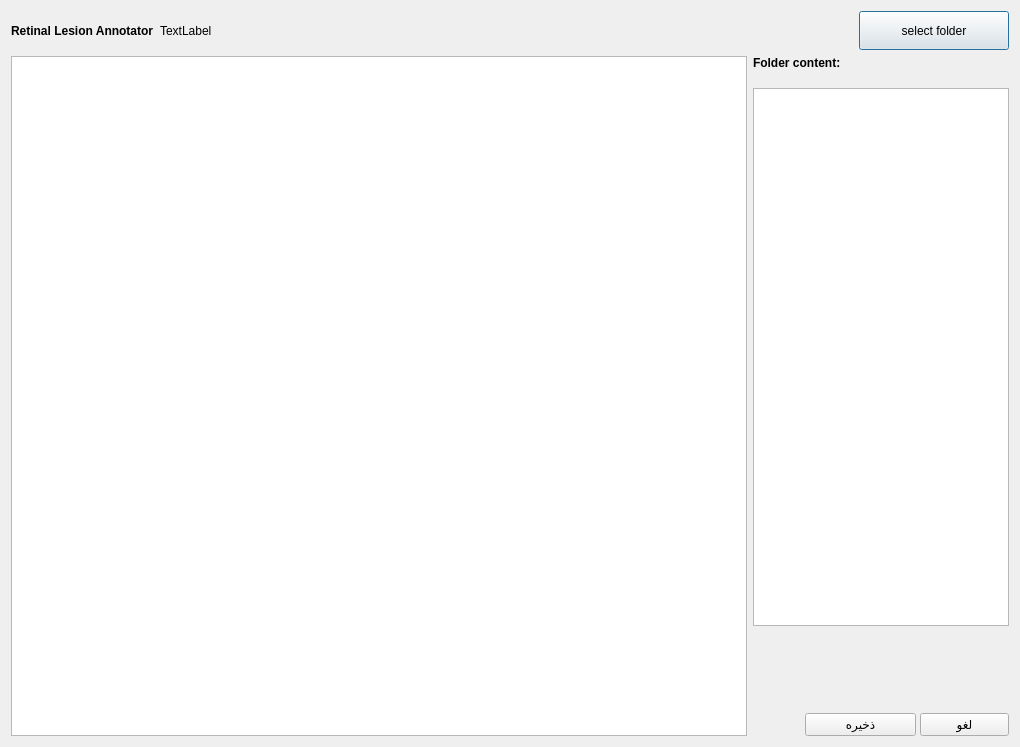
<?xml version="1.0" encoding="UTF-8"?>
<ui version="4.0">
 <class>dialog</class>
 <widget class="QDialog" name="dialog">
  <property name="geometry">
   <rect>
    <x>0</x>
    <y>0</y>
    <width>1020</width>
    <height>747</height>
   </rect>
  </property>
  <property name="windowTitle">
   <string>Dialog</string>
  </property>
  <layout class="QGridLayout" name="gridLayout">
   <item row="2" column="0" rowspan="4" colspan="3">
    <widget class="QGraphicsView" name="graphicsView">
     <property name="sizePolicy">
      <sizepolicy hsizetype="Expanding" vsizetype="Expanding">
       <horstretch>17</horstretch>
       <verstretch>0</verstretch>
      </sizepolicy>
     </property>
     <property name="minimumSize">
      <size>
       <width>589</width>
       <height>0</height>
      </size>
     </property>
     <property name="maximumSize">
      <size>
       <width>16777215</width>
       <height>160000</height>
      </size>
     </property>
     <property name="cursor" stdset="0">
      <cursorShape>CrossCursor</cursorShape>
     </property>
     <property name="dragMode">
      <enum>QGraphicsView::NoDrag</enum>
     </property>
    </widget>
   </item>
   <item row="0" column="0">
    <widget class="QLabel" name="label">
     <property name="sizePolicy">
      <sizepolicy hsizetype="Fixed" vsizetype="Preferred">
       <horstretch>0</horstretch>
       <verstretch>0</verstretch>
      </sizepolicy>
     </property>
     <property name="styleSheet">
      <string notr="true">font-weight: 500</string>
     </property>
     <property name="text">
      <string>Retinal Lesion Annotator</string>
     </property>
    </widget>
   </item>
   <item row="0" column="3" alignment="Qt::AlignRight">
    <widget class="QPushButton" name="pushButton_3">
     <property name="sizePolicy">
      <sizepolicy hsizetype="Minimum" vsizetype="Fixed">
       <horstretch>0</horstretch>
       <verstretch>0</verstretch>
      </sizepolicy>
     </property>
     <property name="minimumSize">
      <size>
       <width>150</width>
       <height>35</height>
      </size>
     </property>
     <property name="maximumSize">
      <size>
       <width>150</width>
       <height>39</height>
      </size>
     </property>
     <property name="baseSize">
      <size>
       <width>150</width>
       <height>35</height>
      </size>
     </property>
     <property name="styleSheet">
      <string notr="true"/>
     </property>
     <property name="text">
      <string>select folder</string>
     </property>
    </widget>
   </item>
   <item row="2" column="3" rowspan="3">
    <layout class="QVBoxLayout" name="verticalLayout_2">
     <property name="spacing">
      <number>18</number>
     </property>
     <property name="sizeConstraint">
      <enum>QLayout::SetFixedSize</enum>
     </property>
     <item alignment="Qt::AlignLeft|Qt::AlignTop">
      <widget class="QLabel" name="label_2">
       <property name="maximumSize">
        <size>
         <width>100</width>
         <height>20</height>
        </size>
       </property>
       <property name="styleSheet">
        <string notr="true">font-weight: 599</string>
       </property>
       <property name="text">
        <string>Folder content:</string>
       </property>
      </widget>
     </item>
     <item alignment="Qt::AlignHCenter">
      <widget class="QListWidget" name="listWidget">
       <property name="enabled">
        <bool>true</bool>
       </property>
       <property name="sizePolicy">
        <sizepolicy hsizetype="Expanding" vsizetype="Expanding">
         <horstretch>0</horstretch>
         <verstretch>0</verstretch>
        </sizepolicy>
       </property>
       <property name="minimumSize">
        <size>
         <width>220</width>
         <height>538</height>
        </size>
       </property>
       <property name="maximumSize">
        <size>
         <width>256</width>
         <height>16777215</height>
        </size>
       </property>
       <property name="cursor" stdset="0">
        <cursorShape>PointingHandCursor</cursorShape>
       </property>
      </widget>
     </item>
    </layout>
   </item>
   <item row="5" column="3">
    <layout class="QHBoxLayout" name="horizontalLayout_3">
     <property name="spacing">
      <number>4</number>
     </property>
     <property name="sizeConstraint">
      <enum>QLayout::SetFixedSize</enum>
     </property>
     <item alignment="Qt::AlignRight|Qt::AlignBottom">
      <widget class="QPushButton" name="pushButton_2">
       <property name="sizePolicy">
        <sizepolicy hsizetype="Fixed" vsizetype="Fixed">
         <horstretch>0</horstretch>
         <verstretch>0</verstretch>
        </sizepolicy>
       </property>
       <property name="minimumSize">
        <size>
         <width>111</width>
         <height>0</height>
        </size>
       </property>
       <property name="maximumSize">
        <size>
         <width>162</width>
         <height>23</height>
        </size>
       </property>
       <property name="text">
        <string>ذخیره</string>
       </property>
      </widget>
     </item>
     <item alignment="Qt::AlignBottom">
      <widget class="QPushButton" name="pushButton">
       <property name="sizePolicy">
        <sizepolicy hsizetype="Expanding" vsizetype="Expanding">
         <horstretch>0</horstretch>
         <verstretch>0</verstretch>
        </sizepolicy>
       </property>
       <property name="maximumSize">
        <size>
         <width>89</width>
         <height>23</height>
        </size>
       </property>
       <property name="text">
        <string>لغو</string>
       </property>
      </widget>
     </item>
    </layout>
   </item>
   <item row="0" column="1">
    <widget class="QLabel" name="label_3">
     <property name="text">
      <string>TextLabel</string>
     </property>
    </widget>
   </item>
  </layout>
 </widget>
 <resources/>
 <connections/>
</ui>
